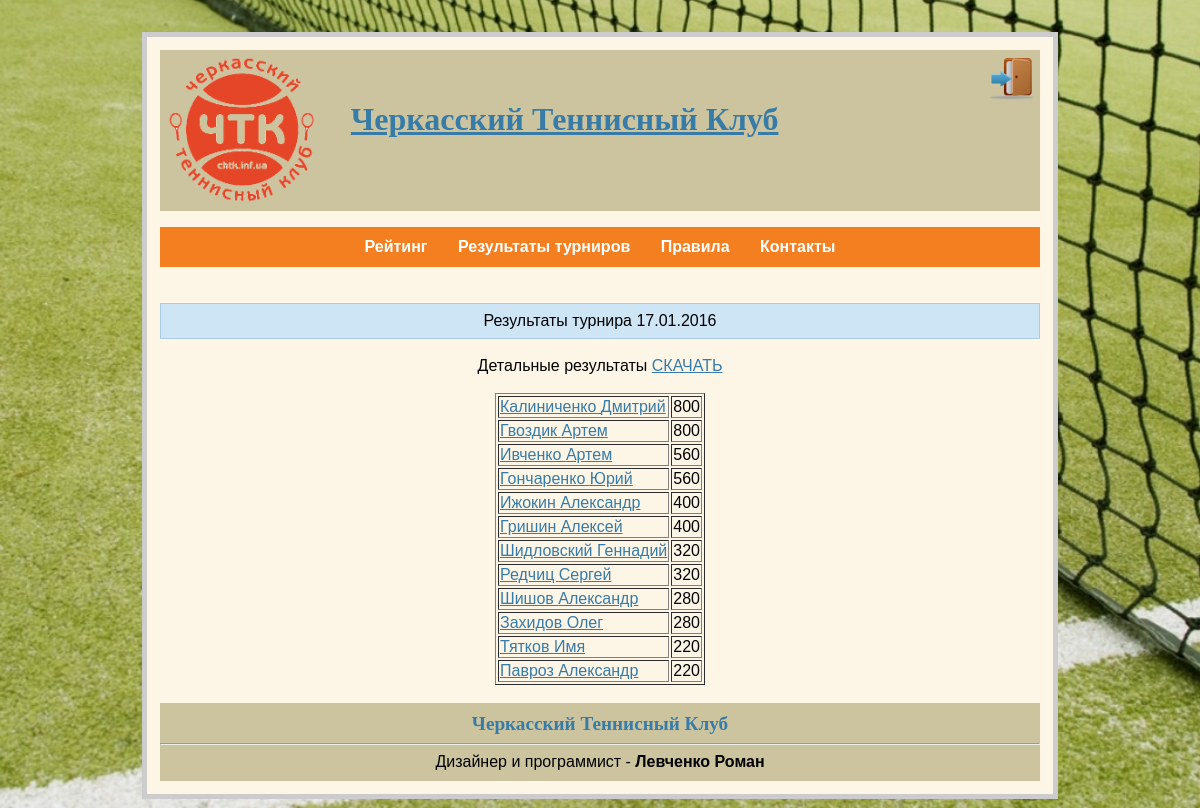
Page /2016/1/ on the committed database.
### chtk.py (models this page shows, shortened)
class Tournaments(dab.Model):
    id = dab.Column(dab.Integer, primary_key=True)
    path_tour = dab.Column(dab.String(40))

class Players(dab.Model):
    id = dab.Column(dab.Integer, primary_key=True)
    player_name = dab.Column(dab.String(20))
    player_surname = dab.Column(dab.String(20))
    path_photo = dab.Column(dab.String(40))

### chtk.py (the view)
@app.route('/<int:year>/<int:tour_id>/')
def shopping(tour_id, year):
    if year == 2016:
        num_tour = tour_result.tour_result(tour_id)
    elif year == 2017:
        num_tour = tour_result_2017.tour_result(tour_id)
    date = MyCalendar()
    date_2016 = date.get_date(tour_id)
    date_2017 = date.get_date_2017(tour_id)
    db = get_db()
    cur = db.execute('select id, path_tour from tournaments order by id')
    tournaments = cur.fetchall()
    return render_template("tour.html", tournaments=tournaments, num_tour=num_tour, tour_id=tour_id, year=year, date_2016=date_2016, date_2017=date_2017, players=get_data_players(), len_2016=len_2016, len_2017=len_2017)

### chtk.py (called while the page is built)
def connect_db():
    rv = sqlite3.connect(app.config['DATABASE'])
    rv.row_factory = sqlite3.Row
    return rv

def get_db():
    if not hasattr(g, 'sqlite_db'):
        g.sqlite_db = connect_db()
    return g.sqlite_db

def get_data_players():
    db = get_db()
    cur_1 = db.execute('select id, player_name, player_surname, path_photo from players order by player_surname')
    players = cur_1.fetchall()
    return players

### mycalendar.py (called while the page is built)
    def get_date(self, n):
        if n in self.list_of_tournaments:
            return self.list_of_tournaments[n]
        else:
            return False

    def get_date_2017(self, n):
        if n in self.list_of_tournaments_2017:
            return self.list_of_tournaments_2017[n]
        else:
            return False

### tour_result.py (called while the page is built)
    def tour_result(self, num_of_tour):
        self.s = []
        for el in self.list_of_players:
            if ('Турнир_' + str(num_of_tour)) in el.keys():
                if el['Турнир_' + str(num_of_tour)] != '0' and el['Турнир_' + str(num_of_tour)] != 0:
                    x = [int(el['Турнир_' + str(num_of_tour)]), [el['Фамилия'], el['Имя']]]
                    self.s.append(x)
            else:
                return False
            self.s.sort(reverse=True)
        return self.s

### templates/tour.html
{% extends "base.html" %}
{% block body %}
<body>
<div class="header">
    <div class=flash align="center">Результаты турнира {% if year == 2016 %}{{ date_2016 }}{% endif %}{% if year == 2017 %}{{ date_2017 }}{% endif %}</div>
    {% for tour in tournaments %}
            {% if tour.id and tour.id == tour_id %}
            <br>
            <div align="center"> Детальные результаты <a href="/{{ tour.path_tour }}">СКАЧАТЬ</a></div>
            <br>
            {% endif %}
            {% endfor %}
            <table border="1" align="center">
                {% for el in num_tour %}
                <tr>
                    {% for player in players %}
                    {% if player.player_surname == el[1][0] and player.player_name == el[1][1] %}
                    <td> <a href="/player/{{ year }}/{{ player.id }}/">{{el[1][0]}} {{ el[1][1] }}</a></td><td> {{ el[0] }} </td>
                    {% endif %}
                    {% endfor %}
                </tr>
                {% endfor %}
            </table>
            <br>
</div>
</body>
{% endblock %}

### static/style.css (style rules this page uses)
body { font-family: sans-serif; background: url(background.jpg) no-repeat center center fixed; background-size: cover; }
a, h1, h2 { color: #377ba8; }
.flash { background: #cee5F5; padding: 0.5em; border: 1px solid #aacbe2; }

### rows in the picture
Players: player_surname "Калиниченко", player_name "Дмитрий", el "800"
Players: player_surname "Гвоздик", player_name "Артем", el "800"
Players: player_surname "Ивченко", player_name "Артем", el "560"
Players: player_surname "Гончаренко", player_name "Юрий", el "560"
Players: player_surname "Ижокин", player_name "Александр", el "400"
Players: player_surname "Гришин", player_name "Алексей", el "400"
Players: player_surname "Шидловский", player_name "Геннадий", el "320"
Players: player_surname "Редчиц", player_name "Сергей", el "320"
Players: player_surname "Шишов", player_name "Александр", el "280"
Players: player_surname "Захидов", player_name "Олег", el "280"
Players: player_surname "Тятков", player_name "Имя", el "220"
Players: player_surname "Павроз", player_name "Александр", el "220"

### other values in the picture
{{ date_2016 }} "17.01.2016"
